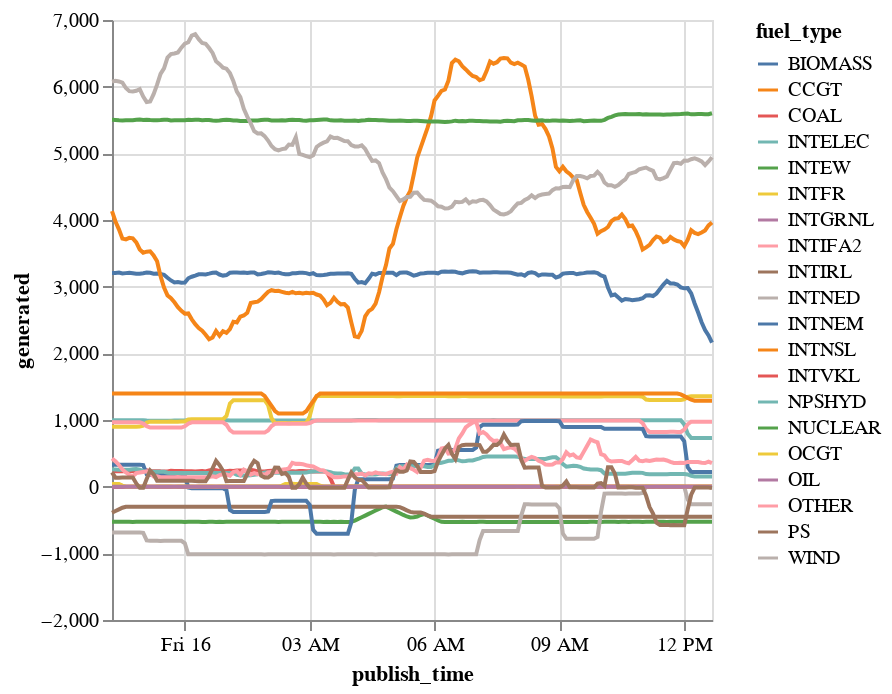

Write notebook code for a chart like this one.
### Code cell
chart = alt.Chart(Gen_df[["publish_time", "generated", "fuel_type"]]).mark_line().encode(
    x="publish_time", y="generated",color="fuel_type")
chart

### Figure 1 — Vega-Lite specification as saved in the notebook (floating-point values rounded to 4 significant figures; data arrays with more than 128 entries replaced by an {"elided": "..."} marker saying what was removed)
{"config": {"view": {"continuousWidth": 300, "continuousHeight": 300}}, "data": {"name": "data-86665d191d17c0a412099bc55912b277"}, "mark": {"type": "line"}, "encoding": {"color": {"field": "fuel_type", "type": "nominal"}, "x": {"field": "publish_time", "type": "temporal"}, "y": {"field": "generated", "type": "quantitative"}}, "$schema": "https://vega.github.io/schema/vega-lite/v5.20.1.json", "datasets": {"data-86665d191d17c0a412099bc55912b277": {"elided": "3480 records"}}}
